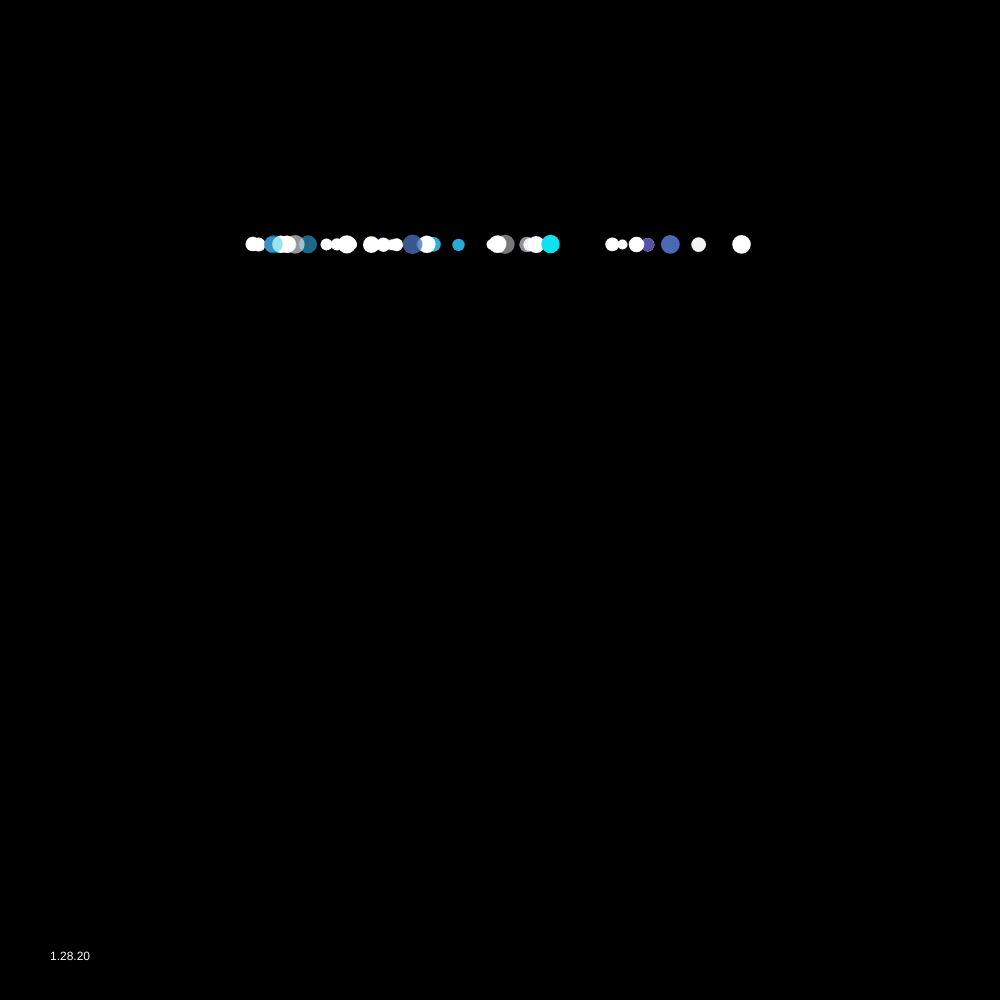
Frame 1 (no input)
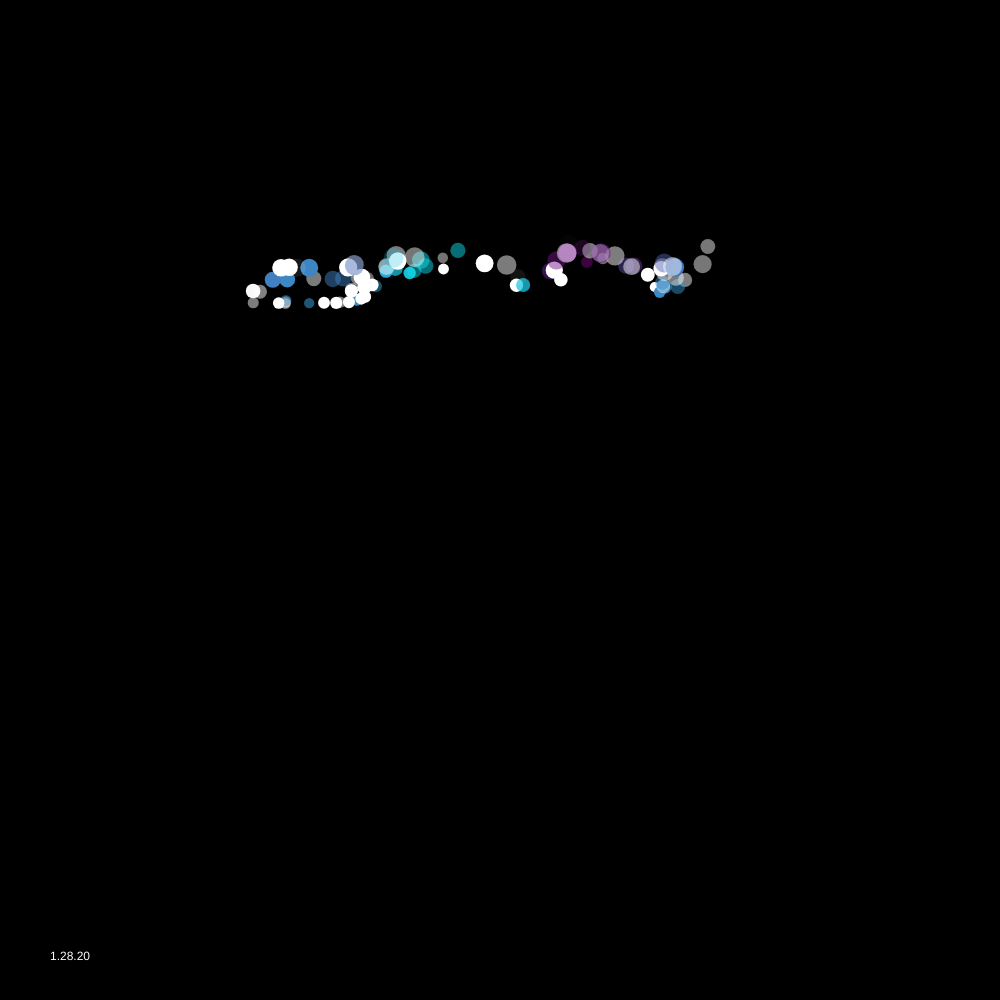
Frame 60 (no input)
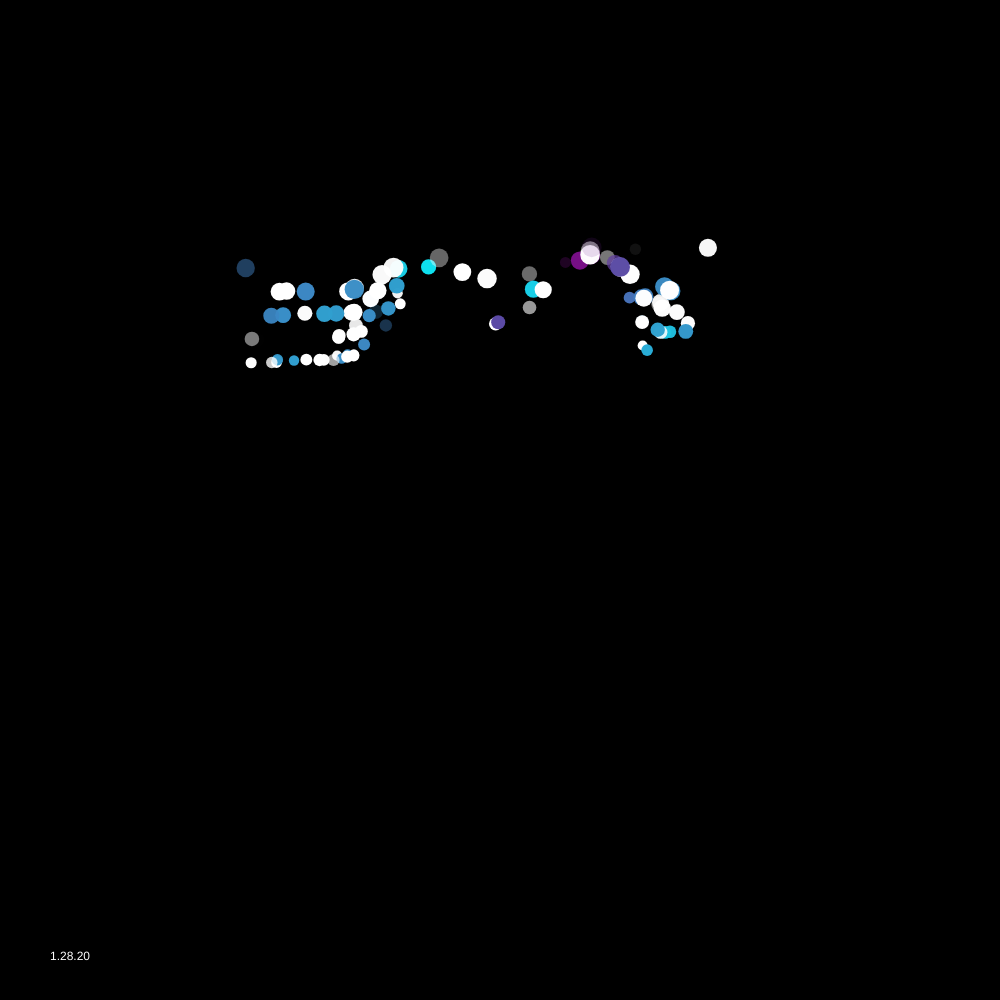
Frame 120 (the mouse pressed at the canvas centre since frame 60)

The p5.js sketch that drew these frames (run headless with seeded random() and noise() and a simulated clock; from frame 60 on, the mouse is pressed at the canvas centre):

// p5.js sketch
// ── sketch.js
// This sketch borrows heavily from yasai's perlin noise sketch
// Tony R. 2018

var seed = "openprocessing";
var nums;
var maxLife = 10;
var noiseScale = 200;
var simulationSpeed = 0.2;
var fadeFrame = 0;

var padding_top = 100;
var padding_side = 100;
var inner_square = 512;

var particles = [];
var backgroundColor;
var color_from;
var color_to;

function setup(){
  randomSeed(seed);
  noiseSeed(seed);
  nums = 100;
  
  backgroundColor = color(20, 20, 20);
  //color_from = color('black');
  //color_to = color('white');
  color_from = color('purple');
  color_to = color('cyan');
  
  //createCanvas(windowWidth, windowHeight);
  createCanvas(windowHeight, windowHeight);
  background(backgroundColor);
  
  noStroke();
  smooth();
  
  padding_top = (height - inner_square)/2;
  padding_side = (width - inner_square)/2;
  
  for(var i = 0; i < nums; i++){
    var p = new Particle();
    p.pos.x = random(padding_side, width-padding_side);
    p.pos.y = padding_top;
    particles[i] = p;
  }
  
  background(color(0));
  fill(color(255));
}

function draw(){
  background(0);
  
  for(var i = 0; i < nums; i++){
    var iterations = map(i,0,nums,5,1);
    var radius = map(i,0,nums,10,20);
    
    particles[i].move(iterations);
    particles[i].checkEdge();
    
    var alpha = 255;
    
    var particle_heading = particles[i].vel.heading()/PI;
    if(particle_heading < 0){
        particle_heading *= -1;
    }
    var particle_color = lerpColor(particles[i].color1, particles[i].color2, particle_heading);
    
    var fade_ratio; //TODO
    fade_ratio = min(particles[i].life * 5 / maxLife, 1);
    fade_ratio = min((maxLife - particles[i].life) * 5 / maxLife, fade_ratio);

    fill(red(particle_color), green(particle_color), blue(particle_color), alpha * fade_ratio);
    particles[i].display(radius);
  } 
  fill(255);
  text("1.28.20", 50, height - 40);

}



function Particle(){
// member properties and initialization
  this.vel = createVector(0, 0);
  this.pos = createVector(random(0, width), random(0, height));
  this.life = random(0, maxLife);
  this.flip = int(random(0,2)) * 2 - 1;
  this.color1 = this.color2 = color('white');
  
  if(int(random(3)) == 1){
    //this.color1 = color('palegreen');
    //this.color2 = color('cyan');
    this.color1 = color_from;
    this.color2 = color_to;
  }
  
// member functions
  this.move = function(iterations){
    if((this.life -= 0.01666) < 0)
      this.respawnTop();
    while(iterations > 0){
      
      var transition = map(this.pos.x, padding_side, width-padding_side, 0, 1);
      var angle = noise(this.pos.x/noiseScale, this.pos.y/noiseScale)*transition*TWO_PI*noiseScale;
      //var transition = map(this.pos.y, height/5, height-padding_top, 0, 1, true);
      //var angle = HALF_PI;
      //angle += (noise(this.pos.x/noiseScale, this.pos.y/noiseScale)-0.5)*transition*TWO_PI*noiseScale/66;

      this.vel.x = cos(angle);
      this.vel.y = sin(angle);
      this.vel.mult(simulationSpeed);
      this.pos.add(this.vel);
      --iterations;
    }
  }

  this.checkEdge = function(){
    if(this.pos.x > width - padding_side
    || this.pos.x < padding_side
    || this.pos.y > height - padding_top
    || this.pos.y < padding_top){
      this.respawnTop();
    }
  }
  
  this.respawn = function(){
    this.pos.x = random(0, width);
    this.pos.y = random(0, height);
    this.life = maxLife;
  }
  
  this.respawnTop = function() {
    this.pos.x = random(padding_side, width-padding_side);
    this.pos.y = padding_top;
    this.life = maxLife;
    }

  this.display = function(r){
    ellipse(this.pos.x, this.pos.y, r, r);
  }
}
